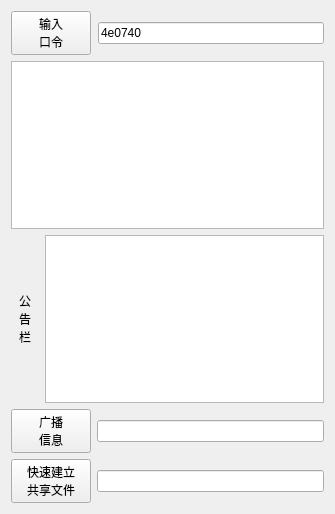
<?xml version="1.0" encoding="UTF-8"?>
<ui version="4.0">
 <class>csvLinkServer2</class>
 <widget class="QWidget" name="csvLinkServer2">
  <property name="geometry">
   <rect>
    <x>0</x>
    <y>0</y>
    <width>335</width>
    <height>514</height>
   </rect>
  </property>
  <property name="sizePolicy">
   <sizepolicy hsizetype="Expanding" vsizetype="Expanding">
    <horstretch>0</horstretch>
    <verstretch>0</verstretch>
   </sizepolicy>
  </property>
  <property name="windowTitle">
   <string>Form</string>
  </property>
  <property name="styleSheet">
   <string notr="true"/>
  </property>
  <layout class="QGridLayout" name="gridLayout" rowstretch="1,2,2,1,1">
   <item row="0" column="0">
    <layout class="QHBoxLayout" name="horizontalLayout_4" stretch="0,0">
     <property name="spacing">
      <number>7</number>
     </property>
     <property name="rightMargin">
      <number>0</number>
     </property>
     <item>
      <widget class="QPushButton" name="readfiieBtn">
       <property name="text">
        <string>输入
口令</string>
       </property>
      </widget>
     </item>
     <item>
      <widget class="QLineEdit" name="passwdEdit">
       <property name="text">
        <string>4e0740</string>
       </property>
      </widget>
     </item>
    </layout>
   </item>
   <item row="1" column="0">
    <widget class="QTableWidget" name="tableWidget"/>
   </item>
   <item row="2" column="0">
    <layout class="QHBoxLayout" name="horizontalLayout_5" stretch="1,10">
     <item>
      <widget class="QLabel" name="label">
       <property name="text">
        <string>公
告
栏</string>
       </property>
       <property name="alignment">
        <set>Qt::AlignCenter</set>
       </property>
      </widget>
     </item>
     <item>
      <widget class="QTextEdit" name="textBrowser">
       <property name="sizePolicy">
        <sizepolicy hsizetype="Preferred" vsizetype="Preferred">
         <horstretch>0</horstretch>
         <verstretch>0</verstretch>
        </sizepolicy>
       </property>
      </widget>
     </item>
    </layout>
   </item>
   <item row="3" column="0">
    <layout class="QHBoxLayout" name="horizontalLayout_3" stretch="1,10">
     <property name="spacing">
      <number>6</number>
     </property>
     <item>
      <widget class="QPushButton" name="sendmsgEdit">
       <property name="sizePolicy">
        <sizepolicy hsizetype="Expanding" vsizetype="Fixed">
         <horstretch>0</horstretch>
         <verstretch>0</verstretch>
        </sizepolicy>
       </property>
       <property name="text">
        <string>广播
信息</string>
       </property>
      </widget>
     </item>
     <item>
      <widget class="QLineEdit" name="msgEdit"/>
     </item>
    </layout>
   </item>
   <item row="4" column="0">
    <layout class="QHBoxLayout" name="horizontalLayout">
     <item>
      <widget class="QPushButton" name="pushButton_2">
       <property name="text">
        <string>快速建立
共享文件</string>
       </property>
      </widget>
     </item>
     <item>
      <widget class="QLineEdit" name="readfileEdit_2">
       <property name="text">
        <string/>
       </property>
      </widget>
     </item>
    </layout>
   </item>
  </layout>
 </widget>
 <resources/>
 <connections/>
</ui>
